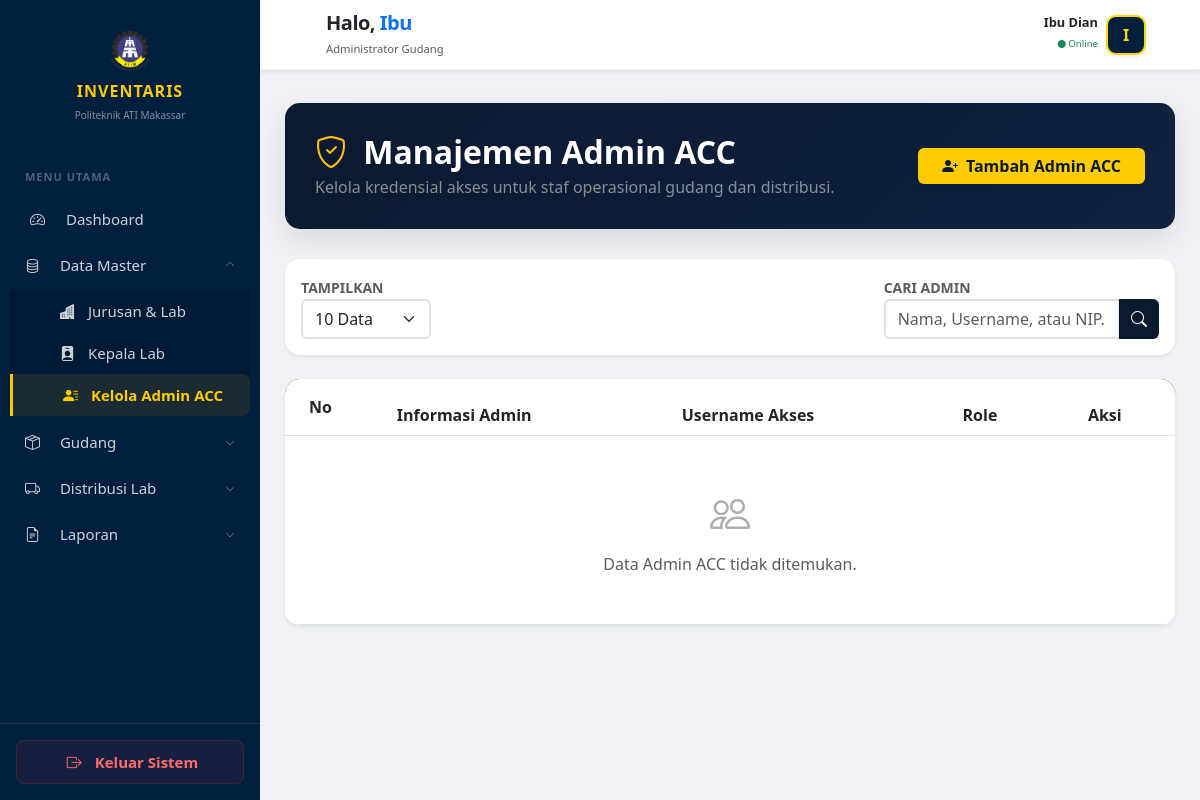
The page /modules/bahan-praktek/kelola_admin.php (signed in) on the database as committed earlier.
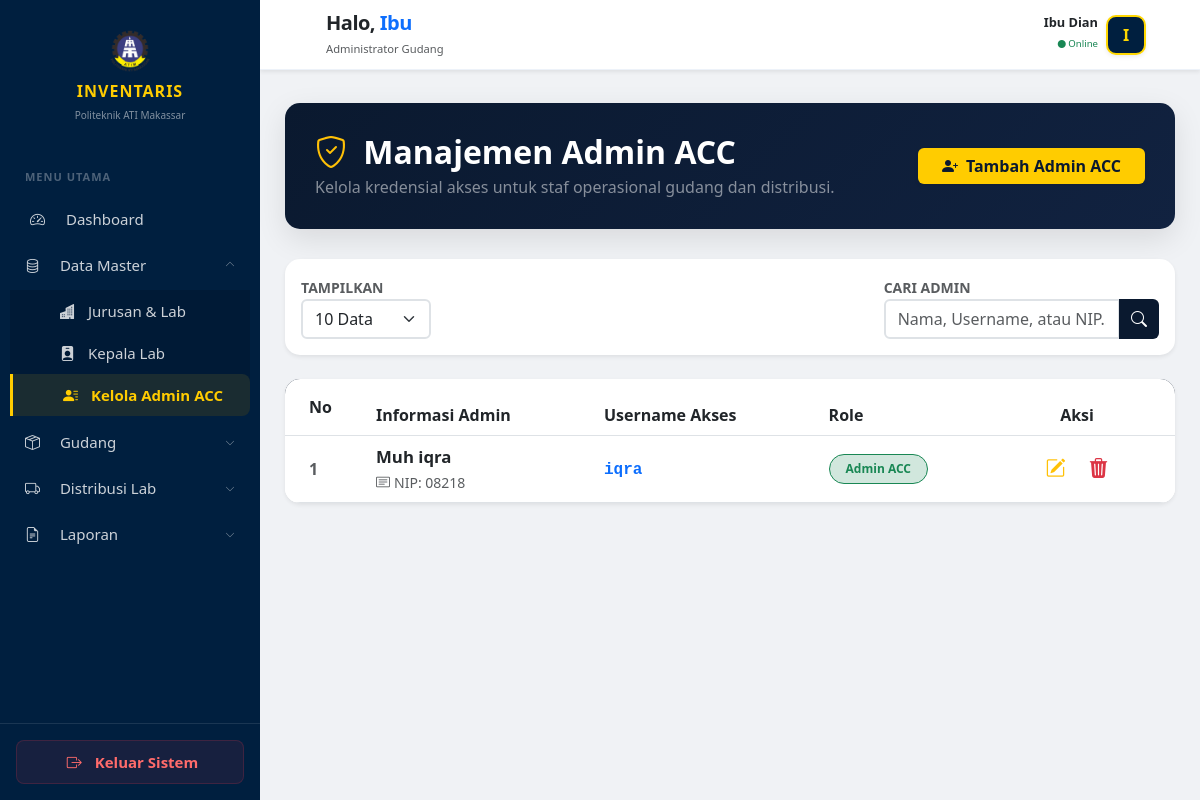
The same page on the database as committed later.
### tables this page shows
CREATE TABLE `users` (
  `id_user` int NOT NULL,
  `username` varchar(50) DEFAULT NULL,
  `password` varchar(255) DEFAULT NULL,
  `role` enum('admin','admin-acc','kepala_lab') DEFAULT NULL,
  `nama_lengkap` varchar(100) DEFAULT NULL,
  `nip` varchar(50) DEFAULT NULL
);

### modules/bahan-praktek/kelola_admin.php (the view, shortened to what the changed rows need)
<?php
include "../../config/auth.php";
$limit = isset($_GET['limit']) ? (int)$_GET['limit'] : 10;
$page = isset($_GET['halaman']) ? (int)$_GET['halaman'] : 1;
$offset = ($page - 1) * $limit;
$whereClause = "WHERE role = 'admin-acc'";
$query = "SELECT * FROM users $whereClause ORDER BY id_user DESC LIMIT $offset, $limit";
$res = mysqli_query($conn, $query);
?>
<!DOCTYPE html>
<html lang="id">
<head>
    <link href="https://cdn.jsdelivr.net/npm/bootstrap@5.3.0/dist/css/bootstrap.min.css" rel="stylesheet">
    <link rel="stylesheet" href="https://cdn.jsdelivr.net/npm/bootstrap-icons@1.11.1/font/bootstrap-icons.css">
    <link href="../../assets/css/style.css" rel="stylesheet">
</head>
<body>
    <div class="main-content" style="margin-left: 260px; padding: 25px;">
        <div class="header-section d-flex justify-content-between align-items-center">
            <div>
                <h2 class="fw-bold mb-1"><i class="bi bi-shield-check me-2 text-warning"></i> Manajemen Admin ACC</h2>
            </div>
        </div>
        <div class="card card-table shadow-sm">
            <div class="card-body p-0">
                <div class="table-responsive">
                    <table class="table table-hover align-middle mb-0">
                        <thead class="thead-navy">
                            <tr>
                                <th class="ps-4 py-3">No</th>
                                <th>Informasi Admin</th>
                                <th>Username Akses</th>
                                <th>Role</th>
                                <th class="text-center pe-4">Aksi</th>
                            </tr>
                        </thead>
                        <tbody class="bg-white">
                            <?php
                            $no = $offset + 1;
                            if(mysqli_num_rows($res) > 0):
                                while($row = mysqli_fetch_assoc($res)): ?>
                            <tr>
                                <td class="ps-4 text-muted fw-bold"><?= $no++; ?></td>
                                <td>
                                    <div class="fw-bold text-dark" style="font-size: 1.05rem;"><?= htmlspecialchars($row['nama_lengkap']); ?></div>
                                    <span class="text-muted small"><i class="bi bi-card-text me-1"></i>NIP: <?= !empty($row['nip']) ? htmlspecialchars($row['nip']) : '-'; ?></span>
                                </td>
                                <td>
                                    <code class="text-primary fw-bold fs-6"><?= htmlspecialchars($row['username']); ?></code>
                                </td>
                                <td>
                                    <span class="badge bg-success-subtle text-success border border-success rounded-pill px-3 py-2">Admin ACC</span>
                                </td>
                                <td class="text-center pe-4">
                                    <div class="btn-group">
                                        <button class="btn btn-outline-warning border-0" data-bs-toggle="modal" data-bs-target="#modalEdit<?= $row['id_user']; ?>">
                                            <i class="bi bi-pencil-square fs-5"></i>
                                        </button>
                                        <button class="btn btn-outline-danger border-0" onclick="konfirmasiHapus(<?= $row['id_user']; ?>)">
                                            <i class="bi bi-trash3-fill fs-5"></i>
                                        </button>
                                    </div>
                                </td>
                            </tr>
                            <?php endwhile;
                            else: ?>
                            <tr><td colspan="5" class="text-center py-5 text-muted"><i class="bi bi-people fs-1 d-block mb-2 opacity-50"></i>Data Admin ACC tidak ditemukan.</td></tr>
                            <?php endif; ?>
                        </tbody>
                    </table>
                </div>
            </div>
        </div>
    </div>
</body>
</html>

Rows that differ between the two databases and show on the page:
added users: nama_lengkap "Muh iqra", nip "08218", username "iqra"
Other text that changed with them:
text no longer shown: "Data Admin ACC tidak ditemukan."
